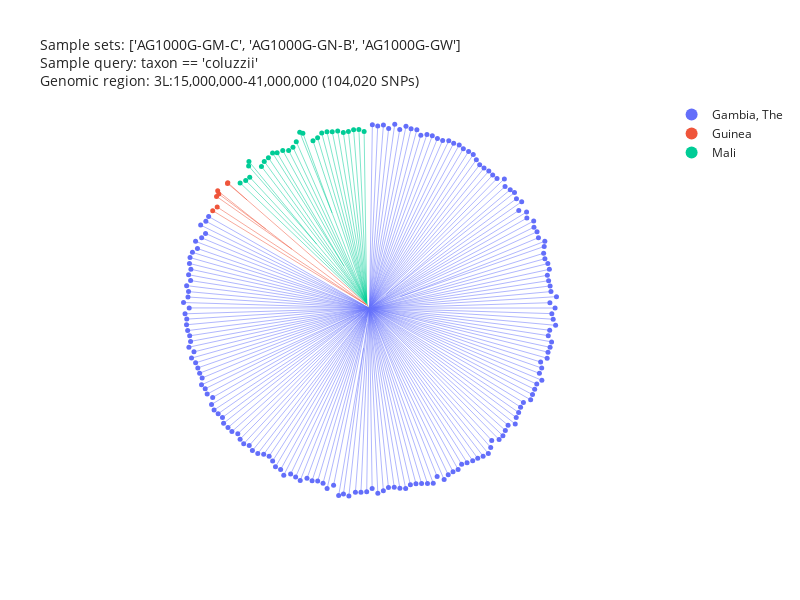

Here is the notebook cell this chart was saved with:
### Markdown cell above
All individuals of *An gambiae* from the Far West Africa form a single cluster with mixed geographical origin. There is therefore no population structure detected across the region and individuals are expected to undergo unrestricted gene flow.

Let's compare what we see for *An. gambiae* to *An. coluzzii* from Far West Africa.

### Code cell
ag3.plot_njt(
    region=region,
    n_snps=100_000,
    sample_sets=['AG1000G-GM-C', 'AG1000G-GN-B','AG1000G-GW'],
    sample_query="taxon == 'coluzzii'",
    color="country",
)

### Figure 1 — Plotly figure (JSON) as saved in the notebook; plotly's stock layout.template omitted (floating-point values rounded to 4 significant figures; data arrays with more than 128 entries replaced by an {"elided": "..."} marker saying what was removed)
{"data": [{"hovertemplate": "country=Gambia, The<br>x=%{x}<br>y=%{y}<extra></extra>", "legendgroup": "Gambia, The", "line": {"color": "#636EFA", "dash": "solid", "width": 0.5}, "marker": {"symbol": "circle"}, "mode": "lines", "name": "Gambia, The", "orientation": "v", "showlegend": false, "type": "scatter", "x": {"elided": "1011 float values"}, "xaxis": "x", "y": {"elided": "1011 float values"}, "yaxis": "y"}, {"hovertemplate": "country=Guinea<br>x=%{x}<br>y=%{y}<extra></extra>", "legendgroup": "Guinea", "line": {"color": "#EF553B", "dash": "solid", "width": 0.5}, "marker": {"symbol": "circle"}, "mode": "lines", "name": "Guinea", "orientation": "v", "showlegend": false, "type": "scatter", "x": [-49.7, -94.5, NaN, -62.28, -3964.0, NaN, -3964.0, -4606.0, NaN, -3964.0, -4596.0, NaN, -94.5, -109.1, NaN, -94.5, -2512.0, NaN, -2512.0, -4962.0, NaN, -2512.0, -3352.0, NaN, -3352.0, -4889.0, NaN, -3352.0, -4924.0, NaN, -109.1, -5087.0, NaN, -109.1, -4941.0, NaN], "xaxis": "x", "y": [77.69, 109.0, NaN, 104.3, 3504.0, NaN, 3504.0, 4047.0, NaN, 3504.0, 4072.0, NaN, 109.0, 118.2, NaN, 109.0, 1911.0, NaN, 1911.0, 3623.0, NaN, 1911.0, 2557.0, NaN, 2557.0, 3703.0, NaN, 2557.0, 3805.0, NaN, 118.2, 3163.0, NaN, 118.2, 3281.0, NaN], "yaxis": "y"}, {"hovertemplate": "country=Mali<br>x=%{x}<br>y=%{y}<extra></extra>", "legendgroup": "Mali", "line": {"color": "#00CC96", "dash": "solid", "width": 0.5}, "marker": {"symbol": "circle"}, "mode": "lines", "name": "Mali", "orientation": "v", "showlegend": false, "type": "scatter", "x": {"elided": "159 float values"}, "xaxis": "x", "y": {"elided": "159 float values"}, "yaxis": "y"}, {"hovertemplate": "country=<br>x=%{x}<br>y=%{y}<extra></extra>", "legendgroup": "", "line": {"color": "gray", "dash": "solid", "width": 0.5}, "marker": {"symbol": "circle"}, "mode": "lines", "name": "", "orientation": "v", "showlegend": false, "type": "scatter", "x": [0.0, -0.5676, NaN, -0.5676, -1.131, NaN, -1.131, -2.69, NaN, -2.69, -3.85, NaN, -3.85, -4.562, NaN, -4.562, -7.631, NaN, -7.631, -49.7, NaN, -49.7, -62.28, NaN], "xaxis": "x", "y": [0.0, -1.3, NaN, -1.3, -1.621, NaN, -1.621, -1.478, NaN, -1.478, -1.074, NaN, -1.074, -0.4343, NaN, -0.4343, 3.957, NaN, 3.957, 77.69, NaN, 77.69, 104.3, NaN], "yaxis": "y"}, {"customdata": {"elided": "172x11 mixed values"}, "hovertemplate": "<b>%{hovertext}</b><br><br>country=%{customdata[4]}<br>x=%{x}<br>y=%{y}<br>sample_id=%{customdata[0]}<br>partner_sample_id=%{customdata[1]}<br>sample_set=%{customdata[2]}<br>taxon=%{customdata[3]}<br>admin1_iso=%{customdata[5]}<br>admin1_name=%{customdata[6]}<br>admin2_name=%{customdata[7]}<br>location=%{customdata[8]}<br>year=%{customdata[9]}<br>month=%{customdata[10]}<extra></extra>", "hovertext": {"elided": "172 str values"}, "legendgroup": "Gambia, The", "marker": {"color": "#636EFA", "size": 5, "symbol": "circle"}, "mode": "markers", "name": "Gambia, The", "orientation": "v", "showlegend": true, "type": "scatter", "x": {"elided": "172 float values"}, "xaxis": "x", "y": {"elided": "172 float values"}, "yaxis": "y"}, {"customdata": [["AV0161-C", "KV0762", "AG1000G-GN-B", "coluzzii", "Guinea", "GN-N", "Nzerekore", "Macenta", "Koundara", 2012, 10], ["AV0232-C", "KV0754", "AG1000G-GN-B", "coluzzii", "Guinea", "GN-N", "Nzerekore", "Macenta", "Koundara", 2012, 10], ["AV0220-C", "KV0753", "AG1000G-GN-B", "coluzzii", "Guinea", "GN-N", "Nzerekore", "Macenta", "Koundara", 2012, 10], ["AV0207-C", "KV0725", "AG1000G-GN-B", "coluzzii", "Guinea", "GN-N", "Nzerekore", "Macenta", "Koundara", 2012, 10], ["AV0173-C", "KV0764", "AG1000G-GN-B", "coluzzii", "Guinea", "GN-N", "Nzerekore", "Macenta", "Koundara", 2012, 10], ["AV0149-C", "KV0758", "AG1000G-GN-B", "coluzzii", "Guinea", "GN-N", "Nzerekore", "Macenta", "Koundara", 2012, 10], ["AV0209-CW", "KV0768", "AG1000G-GN-B", "coluzzii", "Guinea", "GN-N", "Nzerekore", "Macenta", "Koundara", 2012, 10]], "hovertemplate": "<b>%{hovertext}</b><br><br>country=%{customdata[4]}<br>x=%{x}<br>y=%{y}<br>sample_id=%{customdata[0]}<br>partner_sample_id=%{customdata[1]}<br>sample_set=%{customdata[2]}<br>taxon=%{customdata[3]}<br>admin1_iso=%{customdata[5]}<br>admin1_name=%{customdata[6]}<br>admin2_name=%{customdata[7]}<br>location=%{customdata[8]}<br>year=%{customdata[9]}<br>month=%{customdata[10]}<extra></extra>", "hovertext": ["AV0161-C", "AV0232-C", "AV0220-C", "AV0207-C", "AV0173-C", "AV0149-C", "AV0209-CW"], "legendgroup": "Guinea", "marker": {"color": "#EF553B", "size": 5, "symbol": "circle"}, "mode": "markers", "name": "Guinea", "orientation": "v", "showlegend": true, "type": "scatter", "x": [-4596.0, -4606.0, -4924.0, -4889.0, -4962.0, -4941.0, -5087.0], "xaxis": "x", "y": [4072.0, 4047.0, 3805.0, 3703.0, 3623.0, 3281.0, 3163.0], "yaxis": "y"}, {"customdata": {"elided": "27x11 mixed values"}, "hovertemplate": "<b>%{hovertext}</b><br><br>country=%{customdata[4]}<br>x=%{x}<br>y=%{y}<br>sample_id=%{customdata[0]}<br>partner_sample_id=%{customdata[1]}<br>sample_set=%{customdata[2]}<br>taxon=%{customdata[3]}<br>admin1_iso=%{customdata[5]}<br>admin1_name=%{customdata[6]}<br>admin2_name=%{customdata[7]}<br>location=%{customdata[8]}<br>year=%{customdata[9]}<br>month=%{customdata[10]}<extra></extra>", "hovertext": ["AV0245-C", "AV0366-C", "AV0249-C", "AV0280-C", "AV0265-C", "AV0305-C", "AV0268-C", "AV0320-C", "AV0236-C", "AV0285-C", "AV0275-C", "AV0304-C", "AV0278-C", "AV0308-C", "AV0303-C", "AV0292-C", "AV0323-C", "AV0243-C", "AV0254-C", "AV0340-C", "AV0297-C", "AV0248-C", "AV0253-C", "AV0262-C", "AV0293-C", "AV0241-C", "AV0237-C"], "legendgroup": "Mali", "marker": {"color": "#00CC96", "size": 5, "symbol": "circle"}, "mode": "markers", "name": "Mali", "orientation": "v", "showlegend": true, "type": "scatter", "x": [-171.3, -341.9, -512.8, -681.0, -846.5, -1029.0, -1207.0, -1377.0, -1547.0, -1682.0, -1832.0, -2159.0, -2262.0, -2374.0, -2481.0, -2621.0, -2813.0, -2996.0, -3143.0, -3279.0, -3413.0, -3504.0, -3911.0, -3920.0, -3884.0, -4015.0, -4197.0], "xaxis": "x", "y": [5733.0, 5800.0, 5787.0, 5734.0, 5703.0, 5748.0, 5728.0, 5724.0, 5683.0, 5529.0, 5431.0, 5679.0, 5709.0, 5399.0, 5220.0, 5118.0, 5117.0, 5042.0, 5032.0, 4883.0, 4762.0, 4597.0, 4762.0, 4611.0, 4251.0, 4143.0, 4063.0], "yaxis": "y"}], "layout": {"height": 600, "legend": {"itemsizing": "constant", "tracegroupgap": 0}, "title": {"font": {"size": 14}, "text": "Sample sets: ['AG1000G-GM-C', 'AG1000G-GN-B', 'AG1000G-GW']<br>Sample query: taxon == 'coluzzii'<br>Genomic region: 3L:15,000,000-41,000,000 (104,020 SNPs)"}, "width": 800, "xaxis": {"mirror": false, "showgrid": false, "showline": false, "showticklabels": false, "ticks": "", "title": {}}, "yaxis": {"mirror": false, "scaleanchor": "x", "scaleratio": 1, "showgrid": false, "showline": false, "showticklabels": false, "ticks": "", "title": {}}}}
